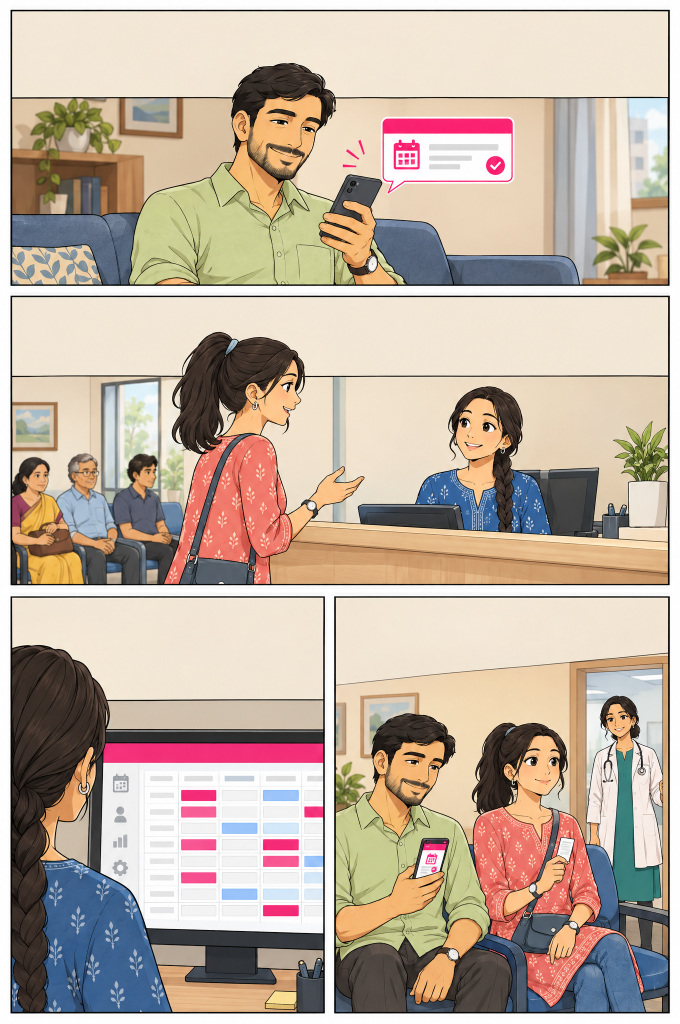
#> input picture works/welbuk-24/assets/candidates/page-03/01a1d179-f360-7b70-abbc-be24ba9359cc.png, 1360 x 2048 px, given as the content of the folder works/welbuk-24/assets/candidates/page-01, which was not available (shown at 1/2 size)
$ python prep-pages.py
#> lines starting #> are read from the running program, lines starting #| are printed output that depends on the picture
"""Prepare the chosen generated pages for page-mode lettering, recorded.

Usage (repository root): python3 -I works/welbuk-24/tools/prep-pages.py [GRID_DIR]

For each page 01..24 the chosen candidate is listed in workflow/page-choice.json (default: the
newest PNG in assets/candidates/page-NN). It is resized to 1024x1536 (exact 2:3, Lanczos) into
assets/generated/page-NN-<hash16>.png with a provenance .json. Panels are detected on the resized
image (tools/detect-panels.py logic). The target layout scales every panel by S around the top
centre so that a branded footer fits below the art:
    target = (OX + S*x, OY + S*y, S*w, S*h)
Writes workflow/page-panels.json {page: {file, sourceRects, targetRects}} and, with GRID_DIR,
a measuring image per page: the page as it will be composed, with a 50 px grid in final page
coordinates.
"""
import glob
import hashlib
import json
import os
import subprocess
import sys

from PIL import Image, ImageDraw

W = 'works/welbuk-24'
S, OX, OY = 0.94, 30.72, 16.0
grid_dir = sys.argv[1] if len(sys.argv) > 1 else None
choice_file = f'{W}/workflow/page-choice.json'
choice = json.load(open(choice_file)) if os.path.exists(choice_file) else {}
out = {}
for n in range(1, 25):
    pid = f'{n:02d}'
    src = choice.get(pid) or max(glob.glob(f'{W}/assets/candidates/page-{pid}/*.png'), key=os.path.getmtime)
    im = Image.open(src).convert('RGB').resize((1024, 1536), Image.LANCZOS)
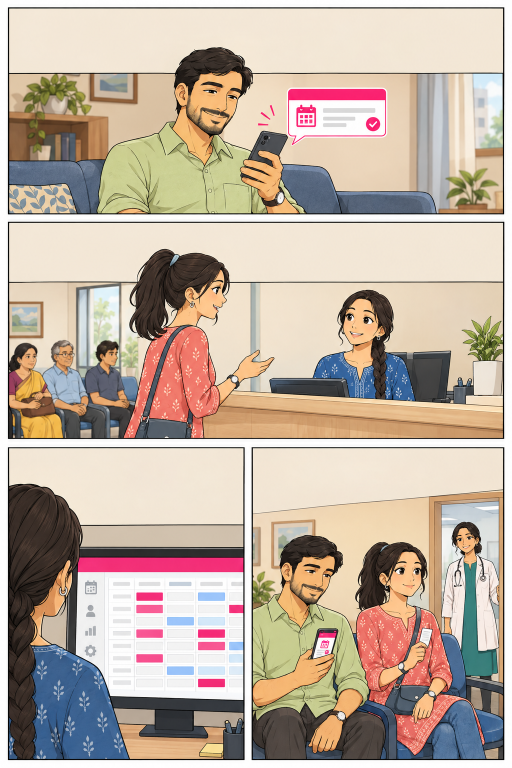
#> im: PIL image 1024x1536 RGB (shown at 1/2 size); mean R, G, B 192.2, 175.8, 161.1
    tmp = f'{W}/assets/generated/tmp-{pid}.png'
    os.makedirs(os.path.dirname(tmp), exist_ok=True)
    im.save(tmp)
    digest = hashlib.sha256(open(tmp, 'rb').read()).hexdigest()
    dest = f'{W}/assets/generated/page-{pid}-{digest[:16]}.png'
    os.replace(tmp, dest)
    json.dump({'operation': 'resize to 1024x1536 (Lanczos) for page-mode lettering', 'source': src,
               'sourceSha256': hashlib.sha256(open(src, 'rb').read()).hexdigest(), 'sha256': digest},
              open(dest[:-4] + '.json', 'w'), indent=1)
#> (the run stopped early here; a loop or call above may not have finished)

$ run again, on works/welbuk-24/assets/candidates/page-15/01a1d17b-b6b4-755e-8068-f71dfdff0f36.png
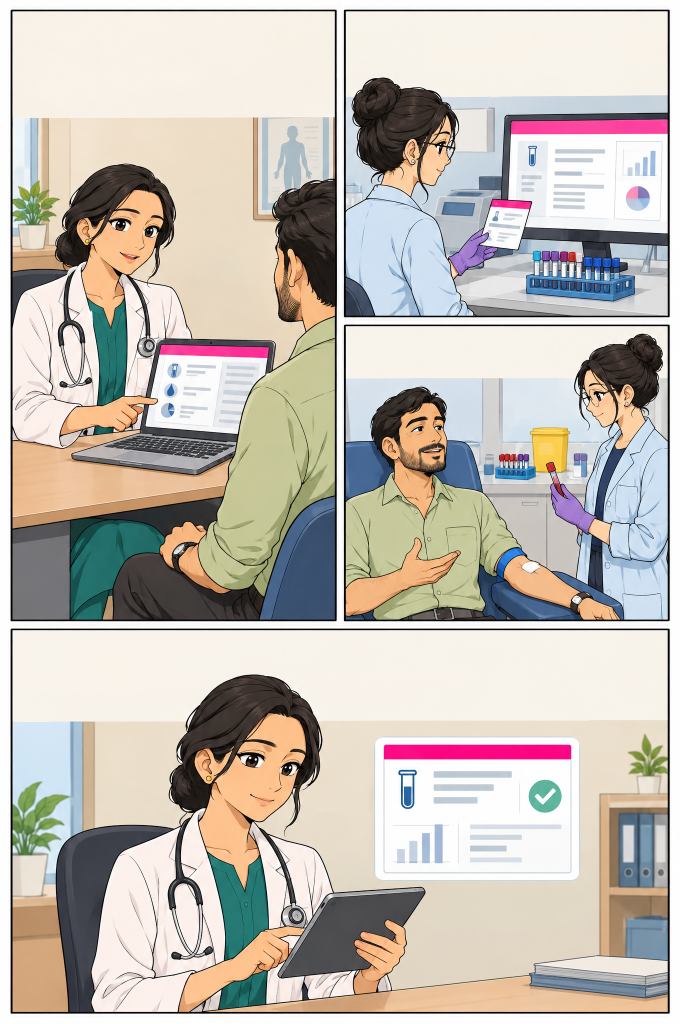
#> input picture works/welbuk-24/assets/candidates/page-15/01a1d17b-b6b4-755e-8068-f71dfdff0f36.png, 1360 x 2048 px, given as the content of the folder works/welbuk-24/assets/candidates/page-01, which was not available (shown at 1/2 size)
#> `im = Image.open(src).convert('RGB').resize((1024, 1536), Image.LANCZOS)`:
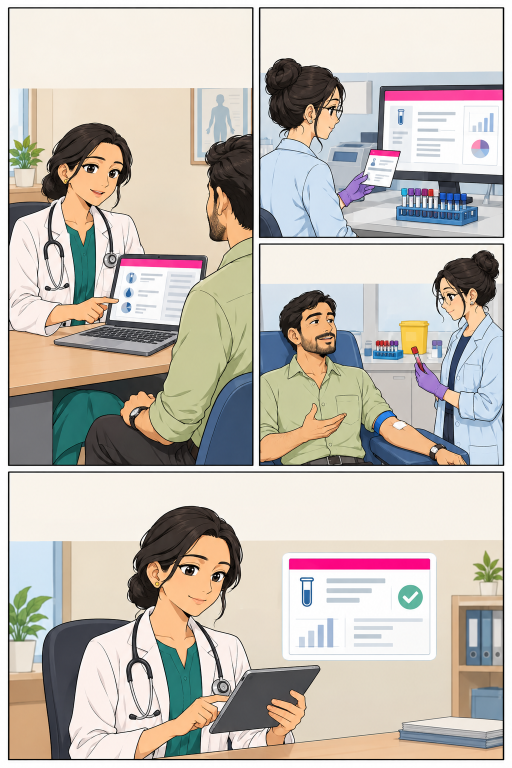
#> im: PIL image 1024x1536 RGB (shown at 1/2 size); mean R, G, B 195.4, 188.5, 180.1

$ run again, on works/welbuk-24/assets/candidates/page-15/01a1d196-807a-7225-a136-3bb61e9f91ea.png
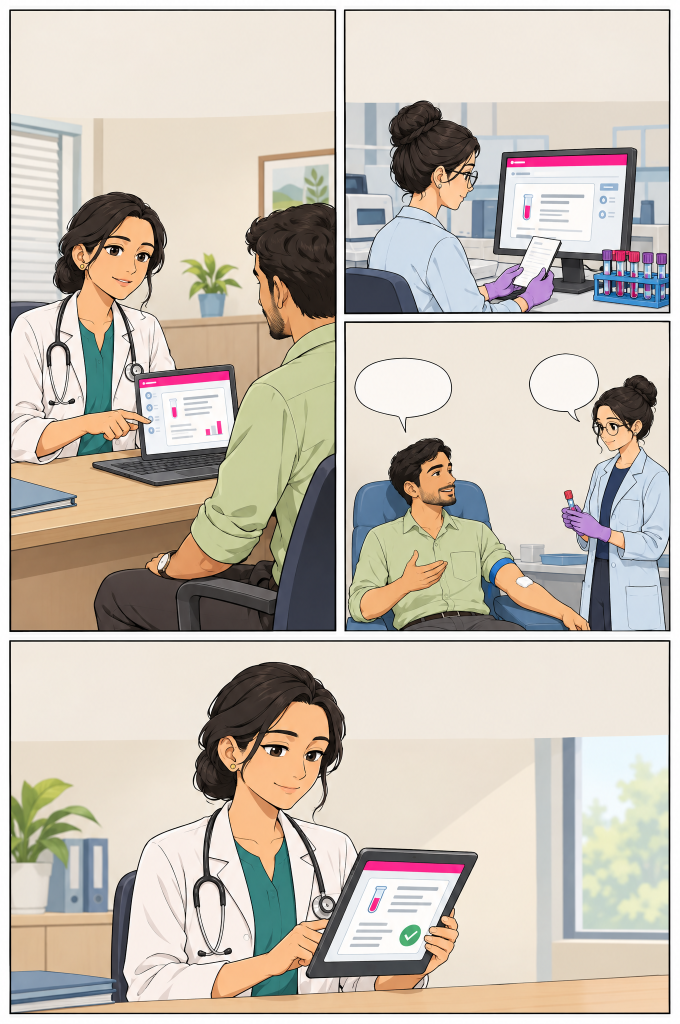
#> input picture works/welbuk-24/assets/candidates/page-15/01a1d196-807a-7225-a136-3bb61e9f91ea.png, 1360 x 2048 px, given as the content of the folder works/welbuk-24/assets/candidates/page-01, which was not available (shown at 1/2 size)
#> `im = Image.open(src).convert('RGB').resize((1024, 1536), Image.LANCZOS)`:
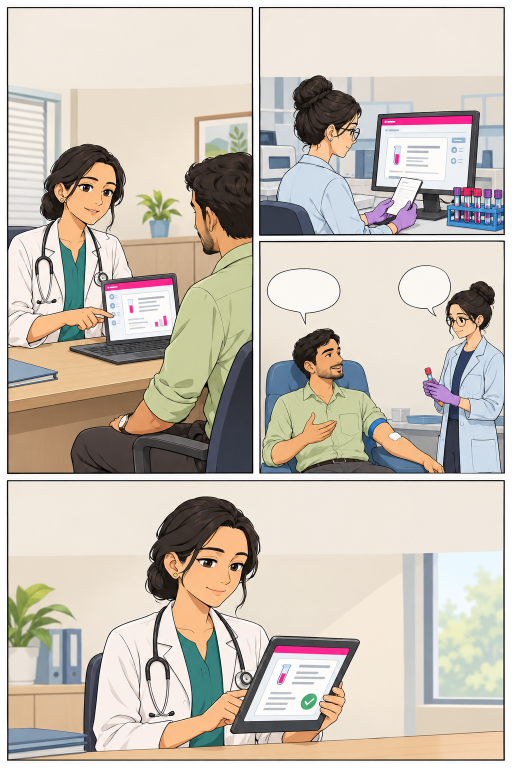
#> im: PIL image 1024x1536 RGB (shown at 1/2 size); mean R, G, B 200, 191.3, 180

$ run again, on works/welbuk-24/assets/candidates/page-16/01a1d17c-2894-7f47-82f1-dbae9b681378.png
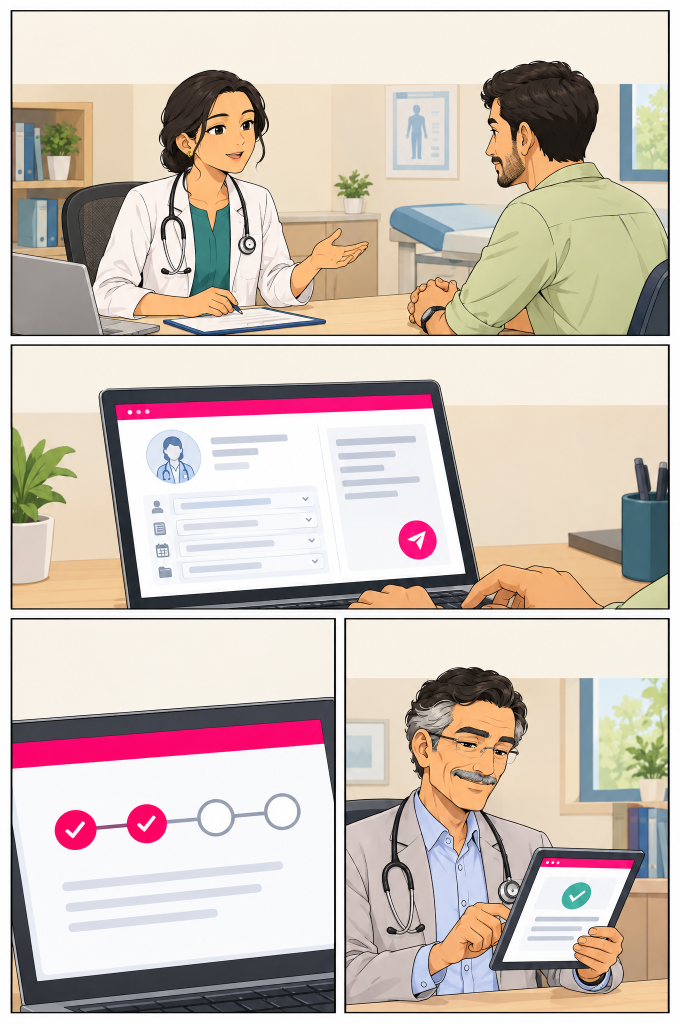
#> input picture works/welbuk-24/assets/candidates/page-16/01a1d17c-2894-7f47-82f1-dbae9b681378.png, 1360 x 2048 px, given as the content of the folder works/welbuk-24/assets/candidates/page-01, which was not available (shown at 1/2 size)
#> `im = Image.open(src).convert('RGB').resize((1024, 1536), Image.LANCZOS)`:
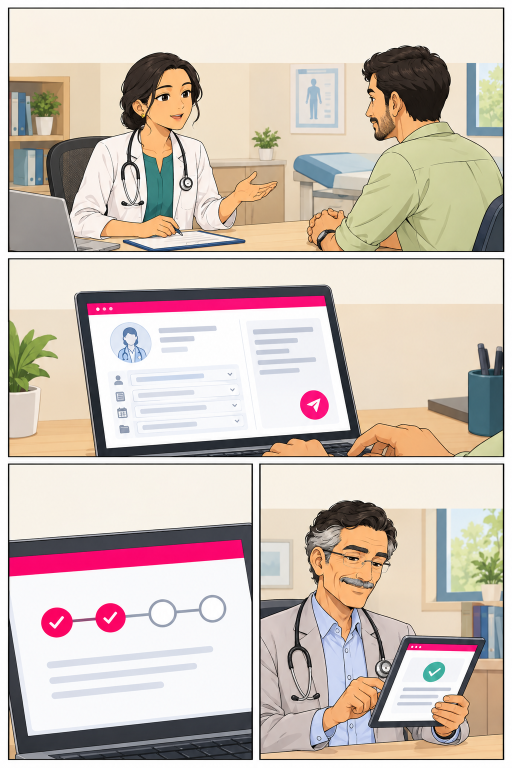
#> im: PIL image 1024x1536 RGB (shown at 1/2 size); mean R, G, B 206.8, 193.6, 184.2
